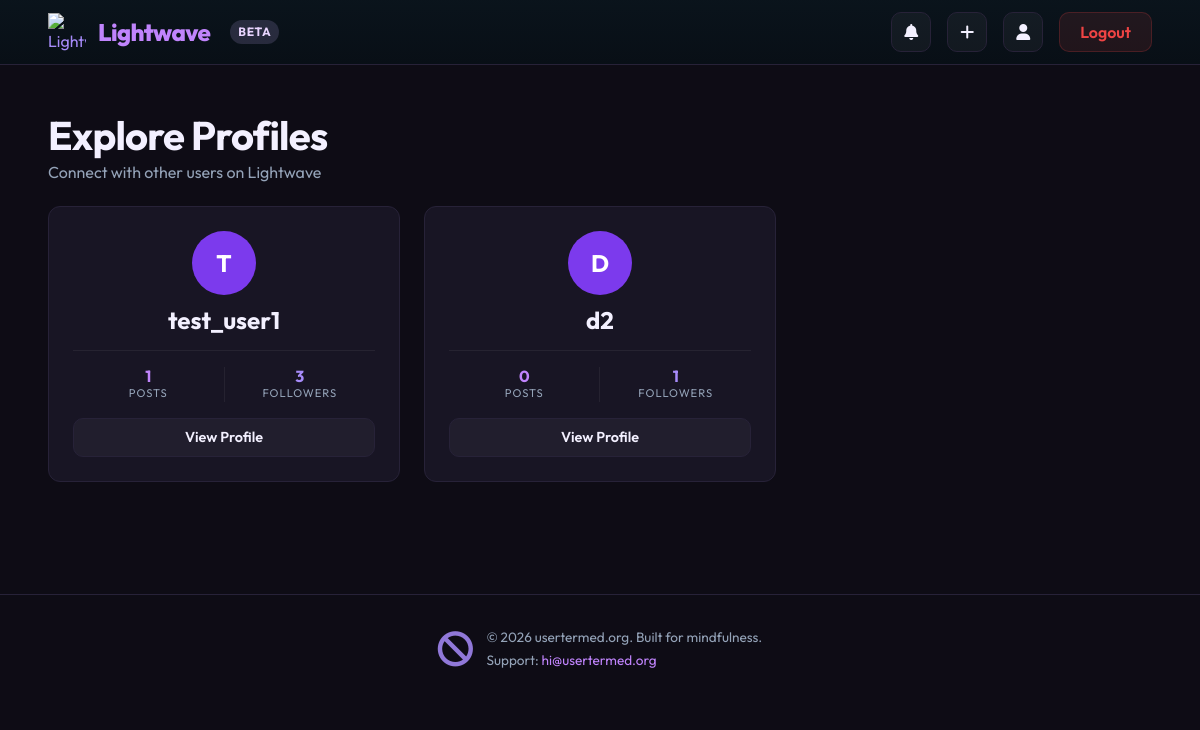
/profile_list/ (signed in), run on an earlier commit of the app's database.
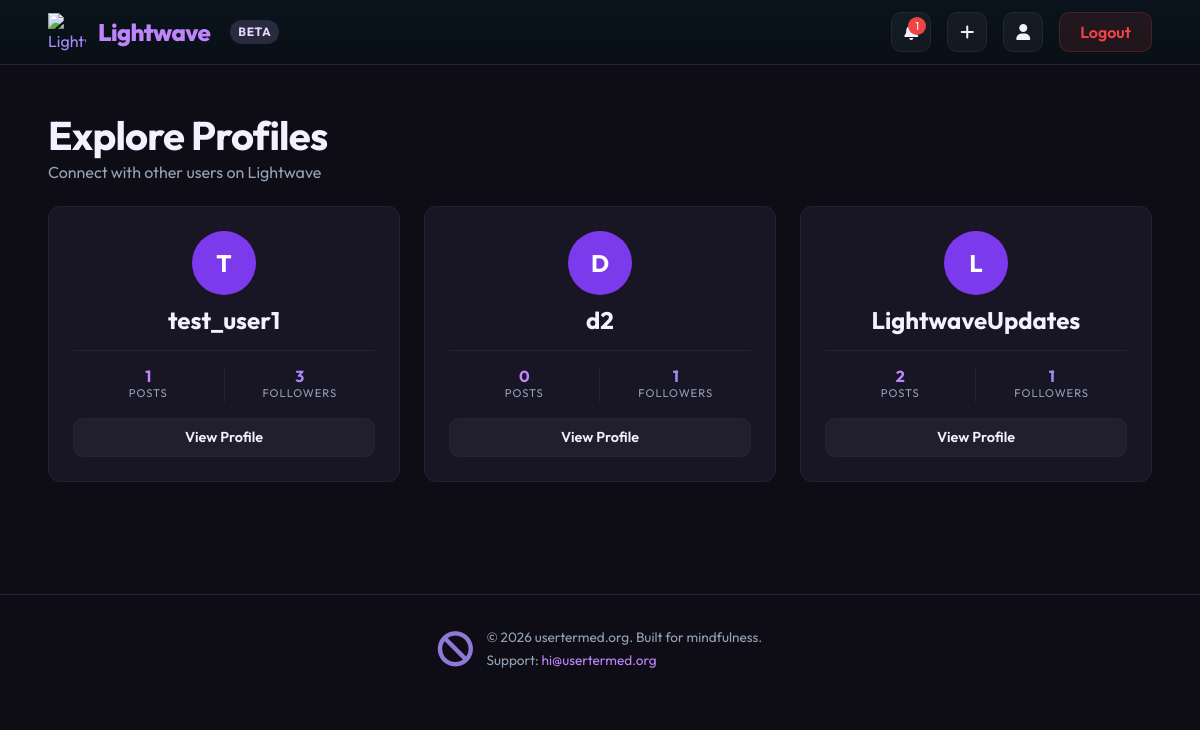
And on a later commit of the database.
### dwitter/models.py (models this page shows, shortened)
class Profile(models.Model):
    ACCENT_THEMES = [
        ("purple", "Purple"),
        ("cyan", "Cyan"),
        ("emerald", "Emerald"),
        ("amber", "Amber"),
        ("rose", "Rose"),
    ]
    user = models.OneToOneField(User, on_delete=models.CASCADE)
    display_name = models.CharField(max_length=50, blank=True, default="")
    about_me = models.TextField(blank=True, default="")
    is_verified = models.BooleanField(default=False, help_text="Show a verified badge next to this profile.")
    is_lightwave_super = models.BooleanField(default=False, help_text="Show Lightwave Super early-access status.")
    accent_theme = models.CharField(max_length=20, choices=ACCENT_THEMES, default="purple")
    follows = models.ManyToManyField(
        "self", related_name="followed_by", symmetrical=False, blank=True
    )

### dwitter/views.py (the view)
# urls.py: path("profile_list/", profile_list, name="profile_list"),
@login_required
def profile_list(request):
    profiles = Profile.objects.exclude(user=request.user)
    return render(request, "dwitter/profile_list.html", {"profiles": profiles})

### dwitter/context_processors.py (called while the page is built)
def unread_notification_count(request):
    if request.user.is_authenticated:
        return {"unread_notification_count": Notification.objects.filter(user=request.user, read=False).count()}
    return {"unread_notification_count": 0}

### dwitter/templates/dwitter/profile_list.html (shortened to what this page needs)
{% extends 'base.html' %}
{% block content %}
<div class="column is-12" style="margin-top: 1rem; margin-bottom: 3rem;">
    <div class="mb-5">
        <h2 class="title is-2" style="letter-spacing: -0.02em;">Explore Profiles</h2>
        <p class="subtitle is-6">Connect with other users on Lightwave</p>
    </div>
    <div class="columns is-multiline">
        {% for profile in profiles %}
            <div class="column is-4">
                <a href="{% url 'dwitter:profile' profile.id %}" style="text-decoration: none;">
                    <div class="box has-text-centered py-5" style="height: 100%; display: flex; flex-direction: column; justify-content: center; align-items: center; min-height: 240px;">
                        <div class="avatar-circle mb-3" style="width: 64px; height: 64px; font-size: 1.5rem; margin: 0 auto 1rem auto;">
                            {{ profile.user.username|slice:":1"|upper }}
                        </div>
                        <h3 class="title is-4 mb-2" style="color: #f3f0ff; display: flex; align-items: center; justify-content: center; gap: 0.45rem; flex-wrap: wrap;">{{ profile.user.username }}</h3>
                        <div class="columns is-mobile mb-4" style="width: 100%; border-top: 1px solid rgba(255,255,255,0.06); padding-top: 1rem; margin-top: 0.5rem;">
                            <div class="column py-0">
                                <p class="title is-6 mb-0" style="color: #c084fc !important;">{{ profile.user.dweets.count }}</p>
                                <p class="heading mb-0" style="color: var(--text-muted); font-size: 0.7rem;">Posts</p>
                            </div>
                            <div class="column py-0" style="border-left: 1px solid rgba(255,255,255,0.06);">
                                <p class="title is-6 mb-0" style="color: #a78bfa !important;">{{ profile.followed_by.count }}</p>
                                <p class="heading mb-0" style="color: var(--text-muted); font-size: 0.7rem;">Followers</p>
                            </div>
                        </div>
                        <span class="button btn-action is-fullwidth" style="height: auto; padding: 0.5rem 1rem; font-size: 0.9rem; font-weight: 600; border-radius: 10px; margin-top: auto; display: block; text-align: center;">
                            View Profile
                        </span>
                    </div>
                </a>
            </div>
        {% endfor %}
    </div>
</div>
{% endblock content %}

What changed in the data, as far as the page shows it:
added Profile: user.username "L", user.username "LightwaveUpdates", user.dweets.count "2", followed_by.count "1"
Also different on the page:
{{ unread_notification_count }}: (not shown) → "1"
